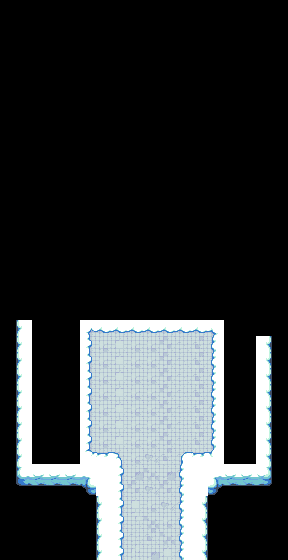

This is a level from a 2D game, rendered from its Tiled map with the project's own tilesets. A one-line summary and the complete map file follow:
An orthogonal 18x35 tile map with 16x16 px tiles, 1 tile layer (Clouds).

<map version="1.10" tiledversion="1.10.2" orientation="orthogonal" renderorder="right-down" width="18" height="35" tilewidth="16" tileheight="16" infinite="0" nextlayerid="9" nextobjectid="1">
 <editorsettings>
  <export target="../Collections/map/map.tilemap" format="defold" />
 </editorsettings>
 <tileset firstgid="1" source="Map.tsx" />
 <layer id="6" name="Clouds" width="18" height="35">
  <data encoding="csv">
0,0,0,0,0,0,0,0,0,0,0,0,0,0,0,0,0,0,
0,0,0,0,0,0,0,0,0,0,0,0,0,0,0,0,0,0,
0,0,0,0,0,0,0,0,0,0,0,0,0,0,0,0,0,0,
0,0,0,0,0,0,0,0,0,0,0,0,0,0,0,0,0,0,
0,0,0,0,0,0,0,0,0,0,0,0,0,0,0,0,0,0,
0,0,0,0,0,0,0,0,0,0,0,0,0,0,0,0,0,0,
0,0,0,0,0,0,0,0,0,0,0,0,0,0,0,0,0,0,
0,0,0,0,0,0,0,0,0,0,0,0,0,0,0,0,0,0,
0,0,0,0,0,0,0,0,0,0,0,0,0,0,0,0,0,0,
0,0,0,0,0,0,0,0,0,0,0,0,0,0,0,0,0,0,
0,0,0,0,0,0,0,0,0,0,0,0,0,0,0,0,0,0,
0,0,0,0,0,0,0,0,0,0,0,0,0,0,0,0,0,0,
0,0,0,0,0,0,0,0,0,0,0,0,0,0,0,0,0,0,
0,0,0,0,0,0,0,0,0,0,0,0,0,0,0,0,0,0,
0,0,0,0,0,0,0,0,0,0,0,0,0,0,0,0,0,0,
0,0,0,0,0,0,0,0,0,0,0,0,0,0,0,0,0,0,
0,0,0,0,0,0,0,0,0,0,0,0,0,0,0,0,0,0,
0,0,0,0,0,0,0,0,0,0,0,0,0,0,0,0,0,0,
0,0,0,0,0,0,0,0,0,0,0,0,0,0,0,0,0,0,
0,0,0,0,0,0,0,0,0,0,0,0,0,0,0,0,0,0,
0,92,0,0,0,362,363,363,363,363,363,363,363,364,0,0,0,0,
0,92,0,0,0,407,371,370,371,371,372,368,369,409,0,0,94,0,
0,92,0,0,0,407,371,370,371,371,372,368,369,409,0,0,94,0,
0,92,0,0,0,407,371,370,371,371,372,368,369,409,0,0,94,0,
0,92,0,0,0,407,371,370,371,371,372,368,369,409,0,0,94,0,
0,92,0,0,0,407,371,370,371,371,372,368,369,409,0,0,94,0,
0,92,0,0,0,407,371,370,371,371,372,368,369,409,0,0,94,0,
0,92,0,0,0,407,371,370,371,371,372,368,369,409,0,0,94,0,
0,92,0,0,0,452,453,410,371,417,369,411,453,454,0,0,94,0,
0,137,138,138,138,188,93,407,414,416,414,409,93,193,138,138,139,0,
0,182,183,183,183,233,93,407,372,417,372,409,93,238,183,183,184,0,
0,0,0,0,0,0,92,407,370,371,417,409,94,0,0,0,0,0,
0,0,0,0,0,231,92,407,415,416,371,409,94,231,0,0,0,0,
0,0,0,0,0,0,92,407,368,369,416,409,94,0,0,0,0,0,
0,0,0,0,0,0,92,407,413,414,370,409,94,0,0,0,0,0
</data>
 </layer>
</map>
